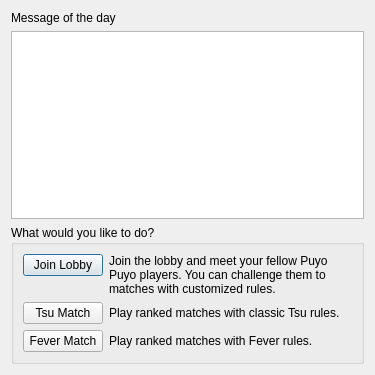
<?xml version="1.0" encoding="UTF-8"?>
<ui version="4.0">
 <class>StartupDialog</class>
 <widget class="QDialog" name="StartupDialog">
  <property name="geometry">
   <rect>
    <x>0</x>
    <y>0</y>
    <width>375</width>
    <height>375</height>
   </rect>
  </property>
  <property name="windowTitle">
   <string>Welcome</string>
  </property>
  <property name="windowIcon">
   <iconset resource="client.qrc">
    <normaloff>:/icons/red.png</normaloff>:/icons/red.png</iconset>
  </property>
  <layout class="QVBoxLayout" name="verticalLayout">
   <item>
    <widget class="QLabel" name="label_4">
     <property name="text">
      <string comment="motd">Message of the day</string>
     </property>
    </widget>
   </item>
   <item>
    <widget class="QTextBrowser" name="textBrowser">
     <property name="openExternalLinks">
      <bool>true</bool>
     </property>
    </widget>
   </item>
   <item>
    <widget class="QGroupBox" name="groupBox">
     <property name="title">
      <string comment="DoWhat">What would you like to do?</string>
     </property>
     <layout class="QFormLayout" name="formLayout">
      <item row="0" column="0">
       <widget class="QPushButton" name="LobbyButton">
        <property name="text">
         <string comment="JoinLobby">Join Lobby</string>
        </property>
       </widget>
      </item>
      <item row="0" column="1">
       <widget class="QLabel" name="label">
        <property name="text">
         <string comment="JoinLobbyDescr">Join the lobby and meet your fellow Puyo Puyo players. You can challenge them to matches with customized rules.</string>
        </property>
        <property name="wordWrap">
         <bool>true</bool>
        </property>
       </widget>
      </item>
      <item row="1" column="0">
       <widget class="QPushButton" name="TsuButton">
        <property name="text">
         <string comment="TsuMatch">Tsu Match</string>
        </property>
       </widget>
      </item>
      <item row="1" column="1">
       <widget class="QLabel" name="label_2">
        <property name="text">
         <string comment="TsuMatchDescr">Play ranked matches with classic Tsu rules. </string>
        </property>
        <property name="wordWrap">
         <bool>true</bool>
        </property>
       </widget>
      </item>
      <item row="2" column="0">
       <widget class="QPushButton" name="FeverButton">
        <property name="text">
         <string comment="FeverMatch">Fever Match</string>
        </property>
       </widget>
      </item>
      <item row="2" column="1">
       <widget class="QLabel" name="label_3">
        <property name="text">
         <string comment="FeverMatchDescr">Play ranked matches with Fever rules. </string>
        </property>
        <property name="wordWrap">
         <bool>true</bool>
        </property>
       </widget>
      </item>
     </layout>
    </widget>
   </item>
  </layout>
 </widget>
 <resources>
  <include location="client.qrc"/>
 </resources>
 <connections/>
</ui>
